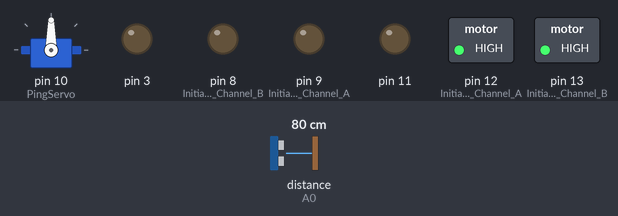
Recording of a sketch running on a simulated Arduino Uno, built with avr-gcc and run on an emulated ATmega328P. On the bench: servo, switched loads named in the sketch (green lamp = pin HIGH), output pins drawn as LEDs (lit = HIGH). Wiring (inferred from the names in the program): ultrasonic range finder: trigger A0; echo A0. The test bench sets the inputs (shaded band); at power-on: distance to the obstacle (sensor on A0) 80 cm. The echo pulse lasts 58.3 µs per cm.

Above: at 1.2 s.
1.3 s: distance to the obstacle (sensor on A0) set to 30 cm
2.8 s: distance to the obstacle (sensor on A0) set to 25 cm
At 5.0 s:
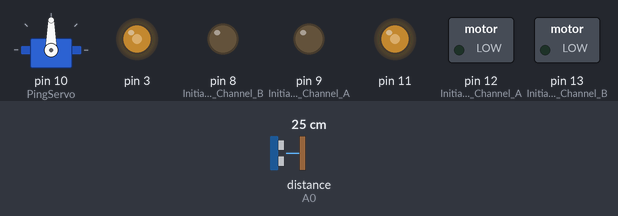
5.7 s: distance to the obstacle (sensor on A0) set to 35 cm
At 6.8 s:
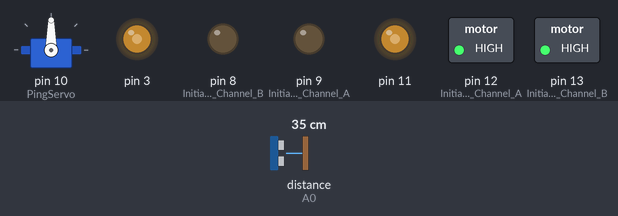
7.5 s: distance to the obstacle (sensor on A0) set to 2 cm
At 8.3 s:
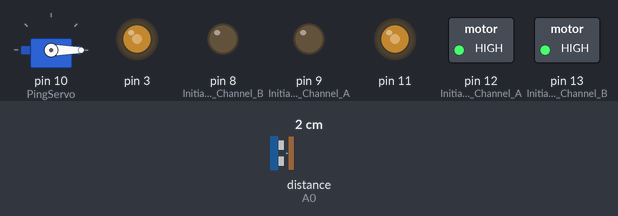
10.5 s: distance to the obstacle (sensor on A0) set to 4 cm
At 13.44 s:
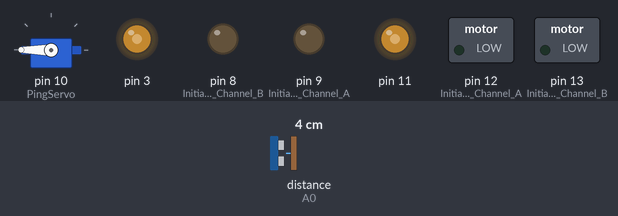
13.5 s: distance to the obstacle (sensor on A0) set to 60 cm
At 14.1 s:
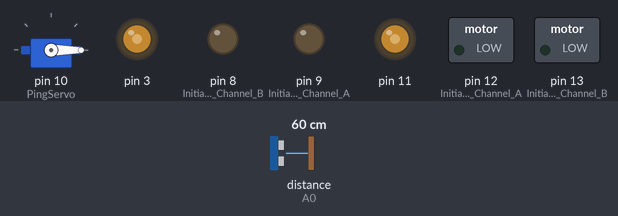
Timing chart, 0 to 16.5 s (numbered marks = the images above; inputs shaded):
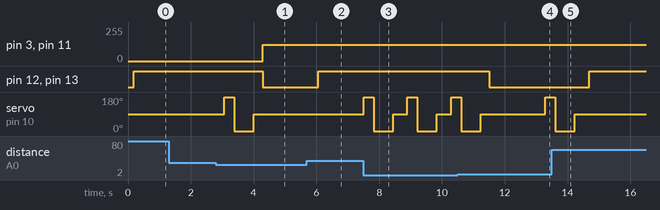

The sketch:

robot_4wd_sensor_shild_2_test.ino
```cpp
#include <Servo.h> // Enables the Servo library
#include <Wire.h>
#include <LiquidCrystal_I2C.h>

  LiquidCrystal_I2C lcd(0x27,20,4);

    Servo PingServo;
    int minSafeDist = 11 ; // Minimum distance for ping sensor to know when to turn
    int pingPin = A0; // Ping sensor is connected to port A0
    int centerDist, leftDist, rightDist, backDist; // Define variables center, left, right and back distance
    long duration, inches, cm; // Define variables for Ping sensor


  void setup()
  {
    PingServo.attach(10); // Servo is attached to pin 10 in the motor shield
    PingServo.write(90); // Center the Ping sensor (puts it at 90 degrees)
  //Setup Channel A
    pinMode(12, OUTPUT); //Initiates Motor Channel A pin
    pinMode(9, OUTPUT); //Initiates Brake Channel A pin

  //Setup Channel B
    pinMode(13, OUTPUT); //Initiates Motor Channel B pin
    pinMode(8, OUTPUT);  //Initiates Brake Channel B pin

  }

  void AllStop()  //Stop
  {
    digitalWrite(9, LOW);   //Disengage the Brake for Channel A
    digitalWrite(8, LOW);   //Disengage the Brake for Channel B
  }

  void AllForward() //Vorwärts
  {
   digitalWrite(12, HIGH); //Establishes forward direction of Channel A
   digitalWrite(13, HIGH); //Establishes forward direction of Channel A

  }

  void turnRight() //Rechtsrum
  {
    digitalWrite(12, HIGH); //Establishes forward direction of Channel A
    analogWrite(11, 123);    //Spins the motor on Channel B at half speed
    delay(1600); // Time required to turn right (1.6 seconds)

  }

  void GoBack()  //zurück
  {
    digitalWrite(12, LOW); //Establishes forward direction of Channel A
    digitalWrite(9, LOW);   //Disengage the Brake for Channel A
    analogWrite(3, 123);   //Spins the motor on Channel A at full speed
    digitalWrite(13, LOW);  //Establishes backward direction of Channel B
    digitalWrite(8, LOW);   //Disengage the Brake for Channel B
    analogWrite(11, 123);    //Spins the motor on Channel B at half speed
    delay(1600); // Time Required to go back (1.6 seconds)

  }

   void turnLeft() //Linksrum
   {
     digitalWrite(12, HIGH); //Establishes forward direction of Channel A
     analogWrite(11, 123);    //Spins the motor on Channel B at half speed
     delay(1600); // Time required to turn right (1.6 seconds)

  }

// Starts the loop to decide what to do
  void loop()
  {
    LookAhead();
    Serial.print(inches);
    Serial.println(" inches"); // Prints a line in the serial monitor
    if(inches >= minSafeDist) /* If the inches in front of an object is greater than or equal to the minimum safe distance (11 inches), react*/
  {
    AllForward(); // All wheels forward
    delay(110); // Wait 0.11 seconds
  }
    else // If not:
  {
    AllStop(); // Stop all motors
    LookAround(); // Check your surroundings for best route
    if(rightDist > leftDist) // If the right distance is greater than the left distance , turn right
   {
    turnRight();
   }
     else if (leftDist > rightDist) // If the left distance is greater than the right distance , turn left
   {
    turnLeft();
   }
     else if (leftDist&&rightDist<minSafeDist) // If the left and right distance is smaller than the min safe distance (11 inch) go back
   {

    GoBack();
   }
  }
 }

unsigned long ping()
  {
    pinMode(pingPin, OUTPUT); // Make the Pingpin to output
    digitalWrite(pingPin, LOW); //Send a low pulse
    delayMicroseconds(2); // wait for two microseconds
    digitalWrite(pingPin, HIGH); // Send a high pulse
    delayMicroseconds(5); // wait for 5 micro seconds
    digitalWrite(pingPin, LOW); // send a low pulse
    pinMode(pingPin,INPUT); // switch the Pingpin to input
    duration = pulseIn(pingPin, HIGH); //listen for echo

/*Convert micro seconds to Inches
-------------------------------------*/

    inches = microsecondsToInches(duration);
    cm = microsecondsToCentimeters(duration);
   }

    long microsecondsToInches(long microseconds) // converts time to a distance
  {
    return microseconds / 74 / 2;
  }
    long microsecondsToCentimeters(long microseconds) // converts time to a distance
  {
    return microseconds / 29 / 2;
  }

  void LookAhead()
    {
      PingServo.write(90);// angle to look forward
      delay(175); // wait 0.175 seconds
      ping();
    }

  void LookAround()
    {
      PingServo.write(180); // 180° angle
      delay(320); // wait 0.32 seconds
      ping();
      rightDist = inches; //get the right distance
      PingServo.write(0); // look to the other side
      delay(620); // wait 0.62 seconds
      ping();
      leftDist = inches; // get the left distance
      PingServo.write(90); // 90° angle
      delay(275); // wait 0.275 seconds


}
```

Measured:
- the behaviour switches between 29 and 28 cm on distance to the obstacle (sensor on A0) (found by bisection; images 0 and 1)
- the behaviour switches between 2 and 3 cm on distance to the obstacle (sensor on A0) (found by bisection; images 3 and 4)
- after the input at 1.3 s, every drawn part: stays the same
- after the input at 2.8 s, pin 3, pin 11: 0/255 → 123/255 after 1.5 s; pin 12 (Initiates_Motor_Channel_A), pin 13 (Initiates_Motor_Channel_B): HIGH → LOW after 1.5 s; servo on pin 10 (PingServo): 90° → 180° after 0.27 s, → 0° 0.32 s later, → 90° 0.62 s later
- after the input at 5.7 s, pin 12 (Initiates_Motor_Channel_A), pin 13 (Initiates_Motor_Channel_B): LOW → HIGH after 0.37 s; servo on pin 10 (PingServo): stays 90° (without the input it goes to 180° after 0.37 s)
- after the input at 7.5 s, servo on pin 10 (PingServo): 90° → 180° at once, → 0° 0.32 s later, → 90° 0.62 s later, → 180° 0.45 s later, … (7 changes in this stretch)
- after the input at 10.5 s, pin 12 (Initiates_Motor_Channel_A), pin 13 (Initiates_Motor_Channel_B): HIGH → LOW after 1.0 s
- after the input at 13.5 s, pin 12 (Initiates_Motor_Channel_A), pin 13 (Initiates_Motor_Channel_B): LOW → HIGH after 1.2 s; servo on pin 10 (PingServo): goes on until 14.2 s, then stays 90°
